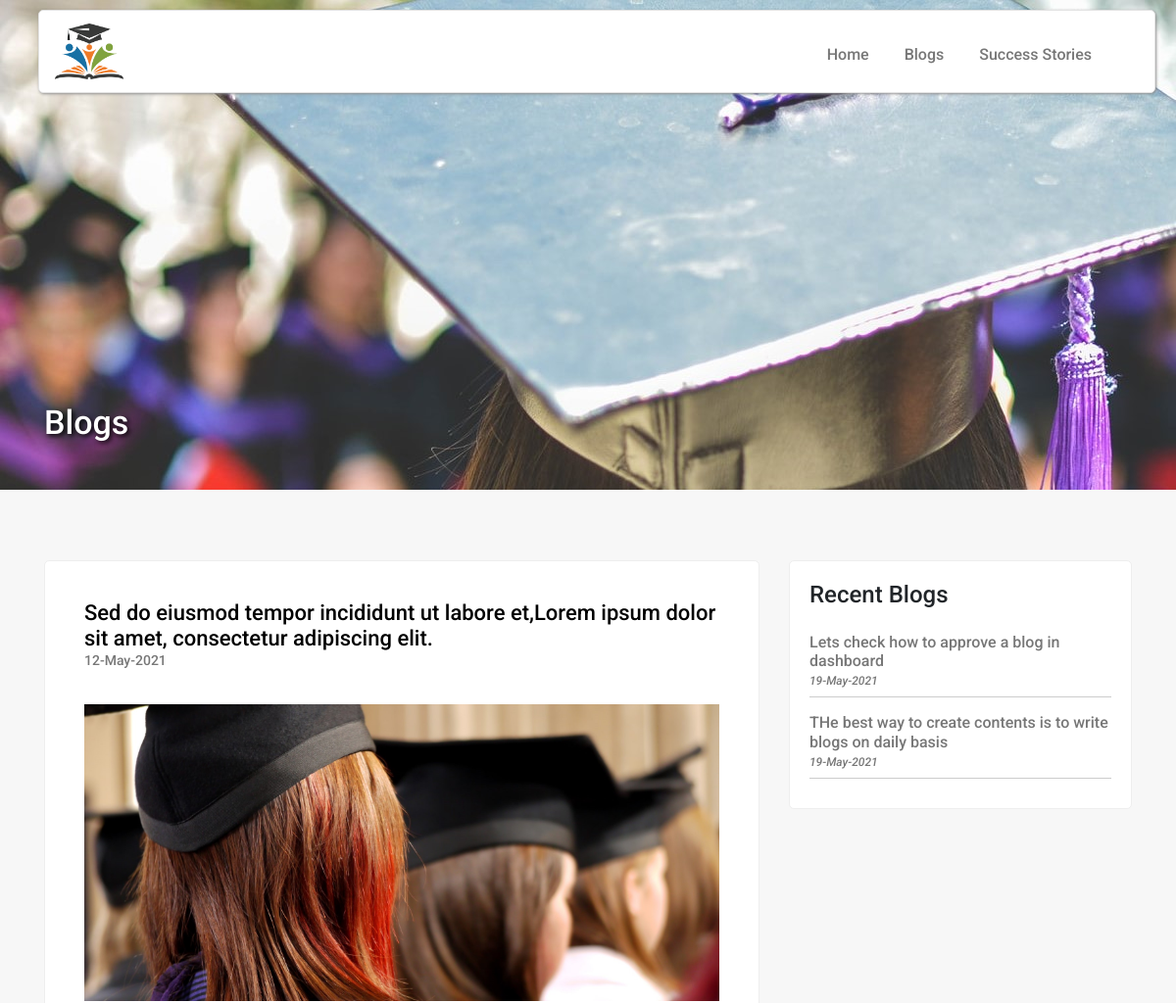
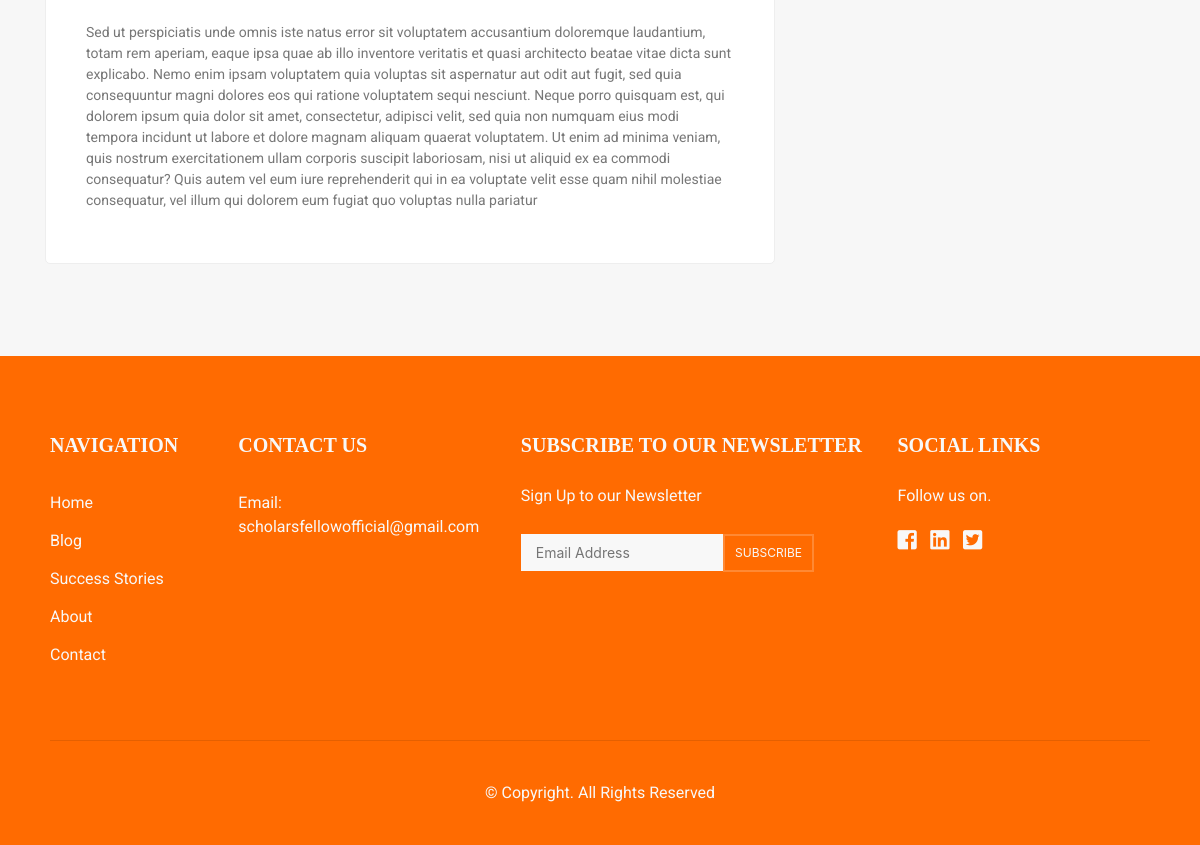
/blog/index.php, run on the app's committed database (2 pictures, top to bottom).
### tables this page shows
CREATE TABLE `tbl_blogs` (
  `blog_ID` int(11) NOT NULL,
  `blog_title` varchar(200) NOT NULL,
  `blog_details` text NOT NULL,
  `blog_date` datetime NOT NULL,
  `blog_image` text NOT NULL,
  `blog_status` int(1) NOT NULL,
  `user_FK` int(11) NOT NULL
);

### blog/index.php (the view, shortened to what this page needs)
<!DOCTYPE html>
<html>
<head>
	<link rel="stylesheet" type="text/css" href="../css/style.css">
	<link rel="stylesheet" type="text/css" href="../bootstrap-4.0.0/css/bootstrap.min.css">
	<link rel="stylesheet" href="../font-awesome-5.3.1/css/all.css">
</head>
<body id="body">
<div class="container-fluid blog-main">
	<header>
		<div class="container header-container nopadding">
			<div class="header-bottom">
				<nav class="navbar navbar-expand-lg">
					<a class="navbar-brand" href="../">
						<img src="../img/logo/logo.png" class="img-fluid" width="70">
					</a>
					<div class="collapse navbar-collapse" id="navbarSupportedContent">
						<ul class="navbar-nav navbar-ul">
							<li>
								<a class="" href="../">Home</a>
							</li>
							<li>
								<a class="" href="../blog/">Blogs</a>
							</li>
							<li>
								<a class="" href="../stories/">Success Stories</a>
							</li>
						</ul>
					</div>
				</nav>
			</div>
		</div>
	</header>
	<div class="container">
		<div class="row">
			<div class="col-md-12">
				<h3>Blogs</h3>
			</div>
		</div>
	</div>
</div>
<div class="container-fluid pt-5 pb-5">
	<div class="container pt-4 pb-4">
		<div class="row nopadding">
			<div class="col-md-8 col-sm-12">
				<?php
				$displayedPostID = 0;
				if (isset($_GET['id'])) {
					$id = $_GET['id'];
					require_once("../admin/include/connection.php");
					$sql = "SELECT * FROM tbl_blogs WHERE blog_ID='$id' AND blog_status='1' LIMIT 1";
					$result = mysqli_query($conn, $sql);
					if (mysqli_num_rows($result)>0) {
						$row = mysqli_fetch_assoc($result);
						$blog_ID = $row['blog_ID'];
						$displayedPostID = $blog_ID;
						$title = $row['blog_title'];
						$details = $row['blog_details'];
						$date = $row['blog_date'];
						$image = $row['blog_image'];
						if (empty($image)) {
							$image = 'images/default.jpg';
						}
						$mydate = date("d-M-Y", strtotime($date));
						echo '<div class="blog-container">
								<div class="row">
									<div class="col-md-12">
										<h2>'.$title.' <br>
											<span>'.$mydate.'</span>
										</h2>
										<center>
											<img src="../admin/'.$image.'" class="img-fluid" width="100%">
										</center>
										<br>
										<span>'.$details.'</span><br>
									</div>
								</div>
							</div>';
					}
				}elseif(!isset($_GET['id'])) {
					require_once("../admin/include/connection.php");
					$sql = "SELECT * FROM tbl_blogs WHERE blog_status='1' LIMIT 1";
					$result = mysqli_query($conn, $sql);
					if (mysqli_num_rows($result)>0) {
						$row = mysqli_fetch_assoc($result);
						$blog_ID = $row['blog_ID'];
						$displayedPostID = $blog_ID;
						$title = $row['blog_title'];
						$details = $row['blog_details'];
						$date = $row['blog_date'];
						$image = $row['blog_image'];
						$mydate = date("d-M-Y", strtotime($date));
						echo '<div class="blog-container">
								<div class="row">
									<div class="col-md-12">
										<h2>'.$title.' <br>
											<span>'.$mydate.'</span>
										</h2>
										<center>
											<img src="../admin/'.$image.'" class="img-fluid" width="100%">
										</center>
										<br>
										<span>'.$details.'</span><br>
									</div>
								</div>
							</div>';
					}
				}
				?>
			</div>
			<div class="col-md-4 col-sm-12">
				<div class="box-wrapper">
					<h4>Recent Blogs</h4>
					<?php
					require_once("../admin/include/connection.php");
					$sql = "SELECT * FROM tbl_blogs WHERE blog_ID!='$displayedPostID' AND blog_status='1' ORDER by blog_ID desc ";
					$result = mysqli_query($conn, $sql);
					if (mysqli_num_rows($result)>0) {
						while ($row = mysqli_fetch_assoc($result)) {
							$blog_ID = $row['blog_ID'];
							$title = $row['blog_title'];
							$date = $row['blog_date'];
							$mydate = date("d-M-Y", strtotime($date));
							echo '<div class="recent-post-wrapper">';
							echo '<a href="../blog/?id='.$blog_ID.'">';
							echo '<h3>'.$title.'<br>';
							echo '<i>'.$mydate.'</i>';
							echo '</h3>';
							echo '</a>';
							echo '</div>';
						}
					}else{
						echo "<i>Not available</i>";
					}
				?>
				</div>
			</div>
		</div>
	</div>
</div>
<footer>
	<div class="container-fluid">
		<div class="container">
			<div class="row footer-top">
				<div class="col-md-2 col-sm-6">
					<div class="footer-navigation">
						<h5>NAVIGATION</h5>
						<a href="../" title="Home">Home</a>
						<a href="../blog/" title="Blogs">Blog</a>
						<a href="../stories/" title="Success stories">Success Stories</a>
						<a href="../about/" title="About">About</a>
						<a href="../contact/" title="Contact">Contact</a>
					</div>
				</div>
				<div class="col-md-3 col-sm-6">
					<div class="footer-contact">
						<h5>CONTACT US</h5>
						<span class="footer-text">Email: <br> scholarsfellowofficial@gmail.com</span>
					</div>
				</div>
				<div class="col-md-4 col-sm-6">
					<div class="footer-newsletter">
						<h5>SUBSCRIBE TO OUR NEWSLETTER</h5>
						<p class="">Sign Up to our Newsletter</p>
						<form>
							<div class="row">
								<div class="col-md-7 col-sm-7 col-7 nopadding">
									<input class="footer-form-field" type="email" placeholder="Email Address">
								</div>
								<div class="col-md-5 col-sm-5 col-5 nopadding">
									<button class="footer-form-btn" type="submit">SUBSCRIBE</button>
								</div>
							</div>
						</form>
					</div>
				</div>
				<div class="col-md-3 col-sm-6">
					<div class="footer-social">
						<h5>SOCIAL LINKS</h5>
						<p>Follow us on.</p>
						<div>
	                        <a href="https://www.facebook.com/ScholarsFellowOfficial/" target="_blank">
	                            <i class="fab fa-facebook-square"></i>
	                        </a>
	                        <a href="" target="_blank">
	                            <i class="fab fa-linkedin"></i>
	                        </a>
	                        <a href="https://twitter.com/ScholarsFellow?s=08" target="_blank">
	                            <i class="fab fa-twitter-square"></i>
	                        </a>
						</div>
					</div>
				</div>
			</div>
			<hr>
			<div class="row pt-4 pb-4">
				<div class="col-md-12">
					<p class="footer-site-info text-center">© Copyright. All Rights Reserved</p>
				</div>
			</div>
		</div>
	</div>
</footer>
</body>
</html>

### css/style.css (style rules this page uses)
* { outline: none; }
body { padding: 0; margin: 0; background: #f7f7f7; }
body h1, body h2, body h3, body h4, body h5, body h6, body p, body a, body label, body span { font-family: "Roboto", sans-serif; }
#body { background: #f7f7f7; }
.nopadding { padding: 0px !important; }
header { position: absolute; top: 10px; z-index: 999; width: 99%; }
header .header-container { background-color: #fff; box-shadow: 1px 1px 3px #909090; border: 1px solid #e3e3e3; border-radius: 5px; }
header .header-container .header-bottom .navbar-ul { padding-top: 6px; padding-right: 30px; list-style-type: none; width: 100%; display: flex; justify-content: flex-end; }
header .header-container .header-bottom .navbar-ul li { padding: 8px 18px; }
header .header-container .header-bottom .navbar-ul a { font-weight: 500; color: #777; border-bottom: 2px solid transparent; }
.blog-container { border-radius: 5px; padding: 40px 40px 20px 40px; margin-bottom: 20px; border: 1px solid #eee; background-color: #fff; }
.blog-container h2 { font-size: 22px; color: #000; padding-bottom: 20px; }
.blog-container span { font-size: 14px; display: block; color: #777; padding-bottom: 8px; }
.box-wrapper { padding: 20px 20px 30px 20px; border: 1px solid #eee; background-color: #fff; border-radius: 5px; }
.recent-post-wrapper { border-bottom: 1px solid #ccc; }
.recent-post-wrapper a { color: #777; }
.recent-post-wrapper a h3 { padding-top: 16px; font-size: 16px; }
.recent-post-wrapper a h3 i { font-size: 12px; }
.blog-main { display: -webkit-box; display: -ms-flexbox; display: flex; -webkit-box-align: end; -ms-flex-align: end; align-items: flex-end; width: 100%; height: 500px; background-image: url("../img/carousels/scholars1.jpg"); }
.blog-main h3 { font-size: 34px; color: #fff; padding-bottom: 40px; text-shadow: 2px 2px 5px #000; }
footer { background: #ff6b01; color: #f8f8f8; padding: 80px 20px 0px 20px; }
footer .footer-social, footer .footer-navigation, footer .footer-newsletter, footer .footer-contact { padding-bottom: 50px; }
footer .footer-social h5, footer .footer-navigation h5, footer .footer-newsletter h5, footer .footer-contact h5 { font-weight: 600; font-size: 20px; margin-bottom: 30px; line-height: 18px; color: #f8f8f8; font-family: calibri; }
footer .footer-navigation a { display: block; padding: 7px 0px; color: #f8f8f8; }
footer .footer-contact span { display: block; padding: 7px 0px; }
footer form { padding: 10px 15px; }
footer form .footer-form-field { border-left: 0px; font-size: 14px; border: none; background: #f8f8f8; padding: 8px 15px; width: 100%; margin-bottom: 40px; }
footer form .footer-form-btn { color: #f8f8f8; background: transparent; border: 2px solid rgba(255, 255, 255, 0.2); padding: 8px 10px; font-size: 12px; transition: all 0.3s ease-out 0s; margin-bottom: 40px; }
footer .footer-social a { padding-right: 8px; font-size: 22px; color: #f8f8f8; }

### data on the page
tbl_blogs: blog_title "Sed do eiusmod tempor incididunt ut labore et,Lorem ipsum dolor sit amet, consectetur adipiscing elit.", blog_date "12-May-2021", blog_image (picture), blog_details "Sed ut perspiciatis unde omnis iste natus error sit voluptatem accusantium doloremque laudantium, totam rem aperiam, eaque ipsa quae ab illo inventore veritatis et quasi architecto beatae vitae dicta sunt explicabo. Nemo enim ipsam voluptatem quia voluptas sit aspernatur aut odit aut fugit, sed quia consequuntur magni dolores eos qui ratione voluptatem sequi nesciunt. Neque porro quisquam est, qui dolorem ipsum quia dolor sit amet, consectetur, adipisci velit, sed quia non numquam eius modi tempora incidunt ut labore et dolore magnam aliquam quaerat voluptatem. Ut enim ad minima veniam, quis nostrum exercitationem ullam corporis suscipit laboriosam, nisi ut aliquid ex ea commodi…"
tbl_blogs: blog_title "Lets check how to approve a blog in dashboard", blog_date "19-May-2021"
tbl_blogs: blog_title "THe best way to create contents is to write blogs on daily basis", blog_date "19-May-2021"
